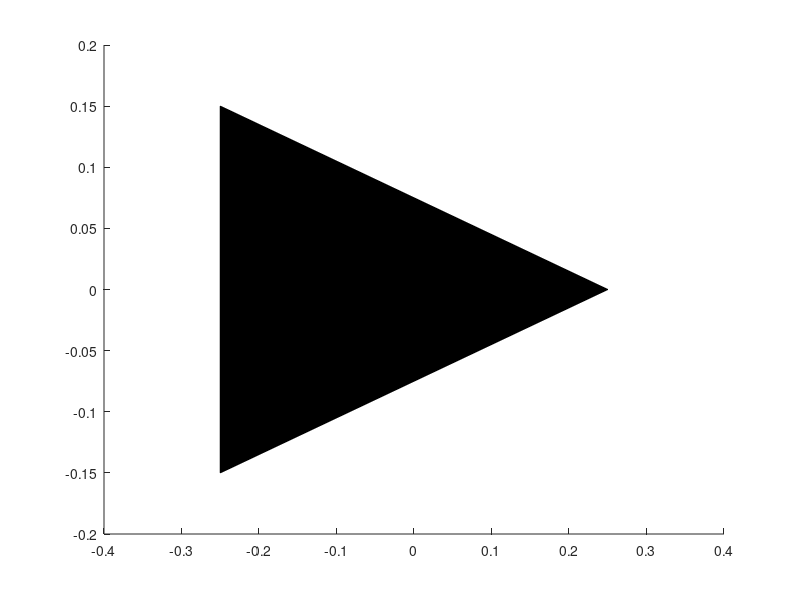

Source code (MATLAB):
%Makes an arrow
%x,y location
%dir 1 (right), 2(left), 3 (up), or 4 (down)
%color
%
%function arrowPH(x,y,dir,col,size); 

function arrowPH(x,y,dir,col,size); 

hold on;

if nargin==0, x=0, y=0; end;
if nargin<3, dir=1; end;
if nargin<4, col='k'; end;
if nargin<5, size=1; end;

if dir==1 | dir==2,
  xx = [-.25 -.25 .25];
  yy = [.15 -.15 0];
  if dir==2, xx=-xx; end;
end;

if dir==3| dir==4,
  yy = [-.25 -.25 .25];
  xx = [.15 -.15 0];
  if dir==4, yy=-yy; end;
end;

h=fill(size*xx+x,size*yy+y,'k');  
set(h,'edgecolor',col); 
set(h,'facecolor',col); 

%h=plot([0 1],[0 0],'k');
%set(h,'color',col);
%set(h,'linewidth',2); 


